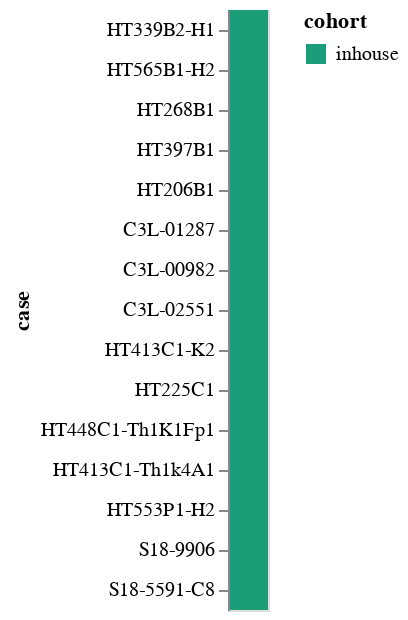

The notebook cell saved with this chart:
### Code cell
alt.Chart(case_meta).mark_rect().encode(
    y=alt.Y('case', sort=case_order),
    color=alt.Color('cohort').scale(scheme="dark2")
)

### Figure 1 — Vega-Lite specification as saved in the notebook (floating-point values rounded to 4 significant figures)
{"config": {"view": {"continuousWidth": 300, "continuousHeight": 300}}, "data": {"name": "data-961b1ce0b55b9bcfd8b2fb4b4fe35ed3"}, "mark": {"type": "rect"}, "encoding": {"color": {"field": "cohort", "scale": {"scheme": "dark2"}, "type": "nominal"}, "y": {"field": "case", "sort": ["HT339B2-H1", "HT565B1-H2", "HT268B1", "HT397B1", "HT206B1", "C3L-01287", "C3L-00982", "C3L-02551", "HT413C1-K2", "HT225C1", "HT448C1-Th1K1Fp1", "HT413C1-Th1k4A1", "HT553P1-H2", "S18-9906", "S18-5591-C8"], "type": "nominal"}}, "$schema": "https://vega.github.io/schema/vega-lite/v5.16.3.json", "datasets": {"data-961b1ce0b55b9bcfd8b2fb4b4fe35ed3": [{"case": "C3L-00982", "tissue_type": "CCRCC", "cohort": "inhouse", "n_sections": 5}, {"case": "C3L-01287", "tissue_type": "CCRCC", "cohort": "inhouse", "n_sections": 2}, {"case": "C3L-02551", "tissue_type": "CCRCC", "cohort": "inhouse", "n_sections": 5}, {"case": "HT206B1", "tissue_type": "BRCA", "cohort": "inhouse", "n_sections": 15}, {"case": "HT225C1", "tissue_type": "CRC", "cohort": "inhouse", "n_sections": 4}, {"case": "HT268B1", "tissue_type": "BRCA", "cohort": "inhouse", "n_sections": 4}, {"case": "HT339B2-H1", "tissue_type": "BRCA", "cohort": "inhouse", "n_sections": 2}, {"case": "HT397B1", "tissue_type": "BRCA", "cohort": "inhouse", "n_sections": 12}, {"case": "HT413C1-K2", "tissue_type": "CRC", "cohort": "inhouse", "n_sections": 2}, {"case": "HT413C1-Th1k4A1", "tissue_type": "CRC", "cohort": "inhouse", "n_sections": 28}, {"case": "HT448C1-Th1K1Fp1", "tissue_type": "CRC", "cohort": "inhouse", "n_sections": 4}, {"case": "HT553P1-H2", "tissue_type": "PDAC", "cohort": "inhouse", "n_sections": 2}, {"case": "HT565B1-H2", "tissue_type": "BRCA", "cohort": "inhouse", "n_sections": 2}, {"case": "S18-5591-C8", "tissue_type": "PKD", "cohort": "inhouse", "n_sections": 14}, {"case": "S18-9906", "tissue_type": "PKD", "cohort": "inhouse", "n_sections": 13}]}}
